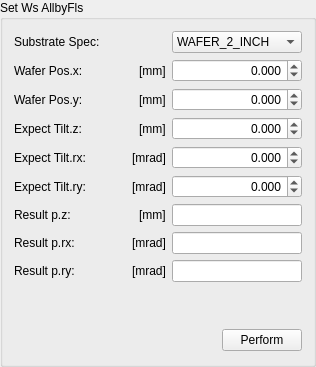
        <widget class="QGroupBox" name="EC4T_set_ws_position_all_by_fls_qgb">
         <property name="title">
          <string>Set Ws AllbyFls</string>
         </property>
         <layout class="QGridLayout">
          <item row="0" column="0">
           <layout class="QHBoxLayout">
            <item>
             <widget class="QLabel" name="EC4T_set_ws_position_all_by_fls__substrate_spec_qlb">
              <property name="text">
               <string>Substrate Spec:</string>
              </property>
             </widget>
            </item>
            <item>
             <spacer>
              <property name="orientation">
               <enum>Qt::Horizontal</enum>
              </property>
              <property name="sizeHint" stdset="0">
               <size>
                <width>40</width>
                <height>20</height>
               </size>
              </property>
             </spacer>
            </item>
           </layout>
          </item>
          <item row="0" column="1">
           <widget class="QComboBox" name="EC4T_set_ws_position_all_by_fls__substrate_spec_qcb">
            <property name="layoutDirection">
             <enum>Qt::LeftToRight</enum>
            </property>
            <item>
             <property name="text">
              <string>WAFER_2_INCH</string>
             </property>
            </item>
            <item>
             <property name="text">
              <string>WAFER_3_INCH</string>
             </property>
            </item>
            <item>
             <property name="text">
              <string>WAFER_4_INCH</string>
             </property>
            </item>
            <item>
             <property name="text">
              <string>WAFER_5_INCH</string>
             </property>
            </item>
            <item>
             <property name="text">
              <string>WAFER_6_INCH</string>
             </property>
            </item>
            <item>
             <property name="text">
              <string>WAFER_8_INCH</string>
             </property>
            </item>
            <item>
             <property name="text">
              <string>WAFER_12_INCH</string>
             </property>
            </item>
            <item>
             <property name="text">
              <string>WAFER_18_INCH</string>
             </property>
            </item>
           </widget>
          </item>
          <item row="1" column="0">
           <layout class="QHBoxLayout">
            <item>
             <widget class="QLabel" name="EC4T_set_ws_position_all_by_fls__wafer_pos_x_qlb">
              <property name="text">
               <string>Wafer Pos.x:</string>
              </property>
             </widget>
            </item>
            <item>
             <spacer>
              <property name="orientation">
               <enum>Qt::Horizontal</enum>
              </property>
              <property name="sizeHint" stdset="0">
               <size>
                <width>40</width>
                <height>20</height>
               </size>
              </property>
             </spacer>
            </item>
            <item>
             <widget class="QLabel" name="EC4T_set_ws_position_all_by_fls__wafer_pos_x_qlb_2">
              <property name="text">
               <string>[mm]</string>
              </property>
             </widget>
            </item>
           </layout>
          </item>
          <item row="1" column="1">
           <widget class="QDoubleSpinBox" name="EC4T_set_ws_position_all_by_fls__wafer_pos_x_qdsb">
            <property name="alignment">
             <set>Qt::AlignRight|Qt::AlignTrailing|Qt::AlignVCenter</set>
            </property>
            <property name="decimals">
             <number>3</number>
            </property>
            <property name="minimum">
             <double>-1000000.000000000000000</double>
            </property>
            <property name="maximum">
             <double>1000000.000000000000000</double>
            </property>
            <property name="singleStep">
             <double>0.001000000000000</double>
            </property>
           </widget>
          </item>
          <item row="2" column="0">
           <layout class="QHBoxLayout">
            <item>
             <widget class="QLabel" name="EC4T_set_ws_position_all_by_fls__wafer_pos_y_qlb">
              <property name="text">
               <string>Wafer Pos.y:</string>
              </property>
             </widget>
            </item>
            <item>
             <spacer>
              <property name="orientation">
               <enum>Qt::Horizontal</enum>
              </property>
              <property name="sizeHint" stdset="0">
               <size>
                <width>40</width>
                <height>20</height>
               </size>
              </property>
             </spacer>
            </item>
            <item>
             <widget class="QLabel" name="EC4T_set_ws_position_all_by_fls__wafer_pos_y_qlb_2">
              <property name="text">
               <string>[mm]</string>
              </property>
             </widget>
            </item>
           </layout>
          </item>
          <item row="2" column="1">
           <widget class="QDoubleSpinBox" name="EC4T_set_ws_position_all_by_fls__wafer_pos_y_qdsb">
            <property name="alignment">
             <set>Qt::AlignRight|Qt::AlignTrailing|Qt::AlignVCenter</set>
            </property>
            <property name="decimals">
             <number>3</number>
            </property>
            <property name="minimum">
             <double>-1000000.000000000000000</double>
            </property>
            <property name="maximum">
             <double>1000000.000000000000000</double>
            </property>
            <property name="singleStep">
             <double>0.001000000000000</double>
            </property>
           </widget>
          </item>
          <item row="3" column="0">
           <layout class="QHBoxLayout">
            <item>
             <widget class="QLabel" name="EC4T_set_ws_position_all_by_fls__ws_expect_tilt_z_qlb">
              <property name="text">
               <string>Expect Tilt.z:</string>
              </property>
             </widget>
            </item>
            <item>
             <spacer>
              <property name="orientation">
               <enum>Qt::Horizontal</enum>
              </property>
              <property name="sizeHint" stdset="0">
               <size>
                <width>40</width>
                <height>20</height>
               </size>
              </property>
             </spacer>
            </item>
            <item>
             <widget class="QLabel" name="EC4T_set_ws_position_all_by_fls__ws_expect_tilt_z_qlb_2">
              <property name="text">
               <string>[mm]</string>
              </property>
             </widget>
            </item>
           </layout>
          </item>
          <item row="3" column="1">
           <widget class="QDoubleSpinBox" name="EC4T_set_ws_position_all_by_fls__ws_expect_tilt_z_qdsb">
            <property name="alignment">
             <set>Qt::AlignRight|Qt::AlignTrailing|Qt::AlignVCenter</set>
            </property>
            <property name="decimals">
             <number>3</number>
            </property>
            <property name="minimum">
             <double>-1000000.000000000000000</double>
            </property>
            <property name="maximum">
             <double>1000000.000000000000000</double>
            </property>
            <property name="singleStep">
             <double>0.001000000000000</double>
            </property>
           </widget>
          </item>
          <item row="4" column="0">
           <layout class="QHBoxLayout">
            <item>
             <widget class="QLabel" name="EC4T_set_ws_position_all_by_fls__ws_expect_tilt_rx_qlb">
              <property name="text">
               <string>Expect Tilt.rx:</string>
              </property>
             </widget>
            </item>
            <item>
             <spacer>
              <property name="orientation">
               <enum>Qt::Horizontal</enum>
              </property>
              <property name="sizeHint" stdset="0">
               <size>
                <width>40</width>
                <height>20</height>
               </size>
              </property>
             </spacer>
            </item>
            <item>
             <widget class="QLabel" name="EC4T_set_ws_position_all_by_fls__ws_expect_tilt_rx_qlb_2">
              <property name="text">
               <string>[mrad]</string>
              </property>
             </widget>
            </item>
           </layout>
          </item>
          <item row="4" column="1">
           <widget class="QDoubleSpinBox" name="EC4T_set_ws_position_all_by_fls__ws_expect_tilt_rx_qdsb">
            <property name="alignment">
             <set>Qt::AlignRight|Qt::AlignTrailing|Qt::AlignVCenter</set>
            </property>
            <property name="decimals">
             <number>3</number>
            </property>
            <property name="minimum">
             <double>-1000000.000000000000000</double>
            </property>
            <property name="maximum">
             <double>1000000.000000000000000</double>
            </property>
            <property name="singleStep">
             <double>0.001000000000000</double>
            </property>
           </widget>
          </item>
          <item row="5" column="0">
           <layout class="QHBoxLayout">
            <item>
             <widget class="QLabel" name="EC4T_set_ws_position_all_by_fls__ws_expect_tilt_ry_qlb">
              <property name="text">
               <string>Expect Tilt.ry:</string>
              </property>
             </widget>
            </item>
            <item>
             <spacer>
              <property name="orientation">
               <enum>Qt::Horizontal</enum>
              </property>
              <property name="sizeHint" stdset="0">
               <size>
                <width>40</width>
                <height>20</height>
               </size>
              </property>
             </spacer>
            </item>
            <item>
             <widget class="QLabel" name="EC4T_set_ws_position_all_by_fls__ws_expect_tilt_ry_qlb_2">
              <property name="text">
               <string>[mrad]</string>
              </property>
             </widget>
            </item>
           </layout>
          </item>
          <item row="5" column="1">
           <widget class="QDoubleSpinBox" name="EC4T_set_ws_position_all_by_fls__ws_expect_tilt_ry_qdsb">
            <property name="alignment">
             <set>Qt::AlignRight|Qt::AlignTrailing|Qt::AlignVCenter</set>
            </property>
            <property name="decimals">
             <number>3</number>
            </property>
            <property name="minimum">
             <double>-1000000.000000000000000</double>
            </property>
            <property name="maximum">
             <double>1000000.000000000000000</double>
            </property>
            <property name="singleStep">
             <double>0.001000000000000</double>
            </property>
           </widget>
          </item>
          <item row="6" column="0">
           <layout class="QHBoxLayout">
            <item>
             <widget class="QLabel" name="EC4T_set_ws_position_all_by_fls__level_result_p_z_qlb">
              <property name="text">
               <string>Result p.z:</string>
              </property>
             </widget>
            </item>
            <item>
             <spacer>
              <property name="orientation">
               <enum>Qt::Horizontal</enum>
              </property>
              <property name="sizeHint" stdset="0">
               <size>
                <width>40</width>
                <height>20</height>
               </size>
              </property>
             </spacer>
            </item>
            <item>
             <widget class="QLabel" name="EC4T_set_ws_position_all_by_fls__level_result_p_z_qlb_2">
              <property name="text">
               <string>[mm]</string>
              </property>
             </widget>
            </item>
           </layout>
          </item>
          <item row="6" column="1">
           <widget class="SMEE::StatusLine" name="EC4T_set_ws_position_all_by_fls__level_result_p_z_qle"/>
          </item>
          <item row="7" column="0">
           <layout class="QHBoxLayout">
            <item>
             <widget class="QLabel" name="EC4T_set_ws_position_all_by_fls__level_result_p_rx_qlb">
              <property name="text">
               <string>Result p.rx:</string>
              </property>
             </widget>
            </item>
            <item>
             <spacer>
              <property name="orientation">
               <enum>Qt::Horizontal</enum>
              </property>
              <property name="sizeHint" stdset="0">
               <size>
                <width>40</width>
                <height>20</height>
               </size>
              </property>
             </spacer>
            </item>
            <item>
             <widget class="QLabel" name="EC4T_set_ws_position_all_by_fls__level_result_p_rx_qlb_2">
              <property name="text">
               <string>[mrad]</string>
              </property>
             </widget>
            </item>
           </layout>
          </item>
          <item row="7" column="1">
           <widget class="SMEE::StatusLine" name="EC4T_set_ws_position_all_by_fls__level_result_p_rx_qle"/>
          </item>
          <item row="8" column="0">
           <layout class="QHBoxLayout">
            <item>
             <widget class="QLabel" name="EC4T_set_ws_position_all_by_fls__level_result_p_ry_qlb">
              <property name="text">
               <string>Result p.ry:</string>
              </property>
             </widget>
            </item>
            <item>
             <spacer>
              <property name="orientation">
               <enum>Qt::Horizontal</enum>
              </property>
              <property name="sizeHint" stdset="0">
               <size>
                <width>40</width>
                <height>20</height>
               </size>
              </property>
             </spacer>
            </item>
            <item>
             <widget class="QLabel" name="EC4T_set_ws_position_all_by_fls__level_result_p_ry_qlb_2">
              <property name="text">
               <string>[mrad]</string>
              </property>
             </widget>
            </item>
           </layout>
          </item>
          <item row="8" column="1">
           <widget class="SMEE::StatusLine" name="EC4T_set_ws_position_all_by_fls__level_result_p_ry_qle"/>
          </item>
          <item row="9" column="0">
           <spacer>
            <property name="orientation">
             <enum>Qt::Vertical</enum>
            </property>
            <property name="sizeHint" stdset="0">
             <size>
              <width>20</width>
              <height>40</height>
             </size>
            </property>
           </spacer>
          </item>
          <item row="10" column="0" colspan="2">
           <layout class="QVBoxLayout">
            <item>
             <layout class="QHBoxLayout">
              <item>
               <spacer>
                <property name="orientation">
                 <enum>Qt::Horizontal</enum>
                </property>
                <property name="sizeHint" stdset="0">
                 <size>
                  <width>40</width>
                  <height>25</height>
                 </size>
                </property>
               </spacer>
              </item>
              <item>
               <widget class="QPushButton" name="EC4T_set_ws_position_all_by_fls_qpb">
                <property name="text">
                 <string>Perform</string>
                </property>
               </widget>
              </item>
             </layout>
            </item>
           </layout>
          </item>
         </layout>
        </widget>
